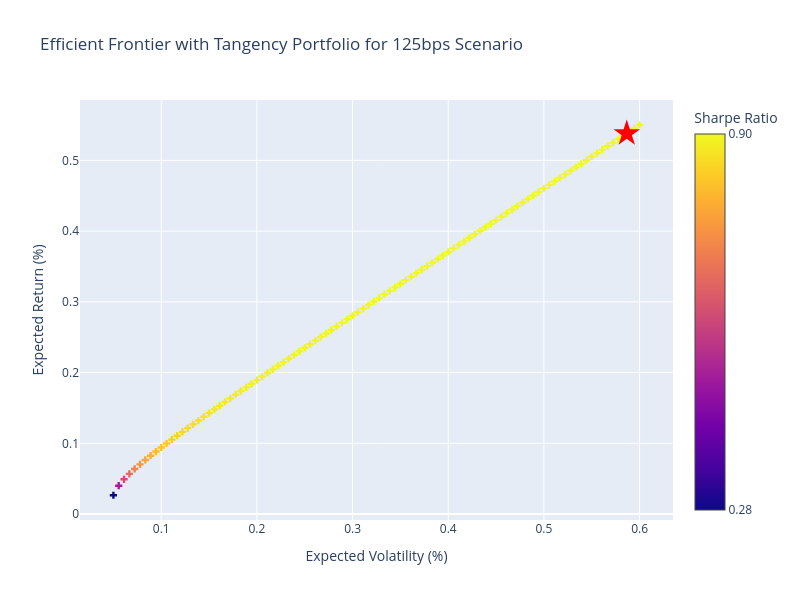

Source (notebook cell):
### Code cell
optimizer_2 = PortfolioOptimization(returns=mu,cov_matrix=Cov,risk_free_rate=rf2)
ms_2 = optimizer_2.optimize_portfolio(maximize_sharpe='Maximize')
optimizer_2.plot_efficient_frontier(ms_2,maximize_return='Maximize',scenario='125bps Scenario')
